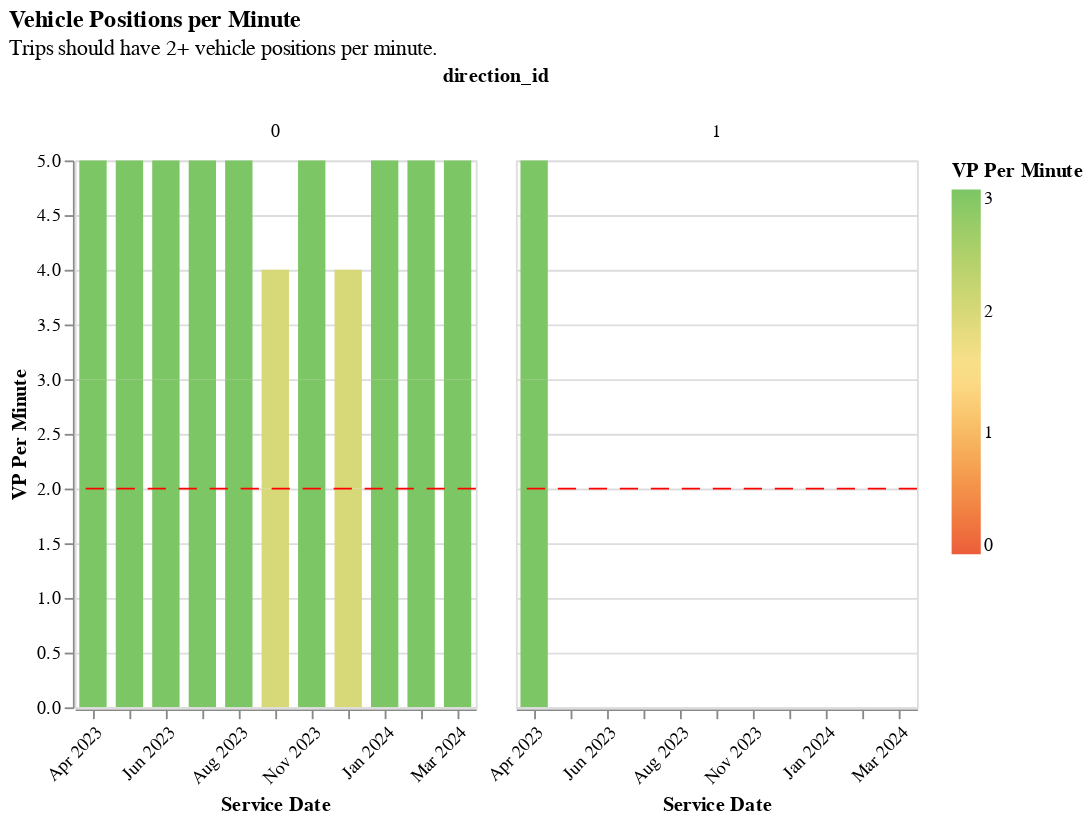

Here is the notebook cell this chart was saved with:
### Code cell
section2.base_facet_with_ruler_chart(
                one_route.drop_duplicates(),
                "vp_per_minute",
                "ruler_for_vp_per_min",
                readable_dict['vp_per_min']['title'],
                readable_dict['vp_per_min']['subtitle'],
            )
